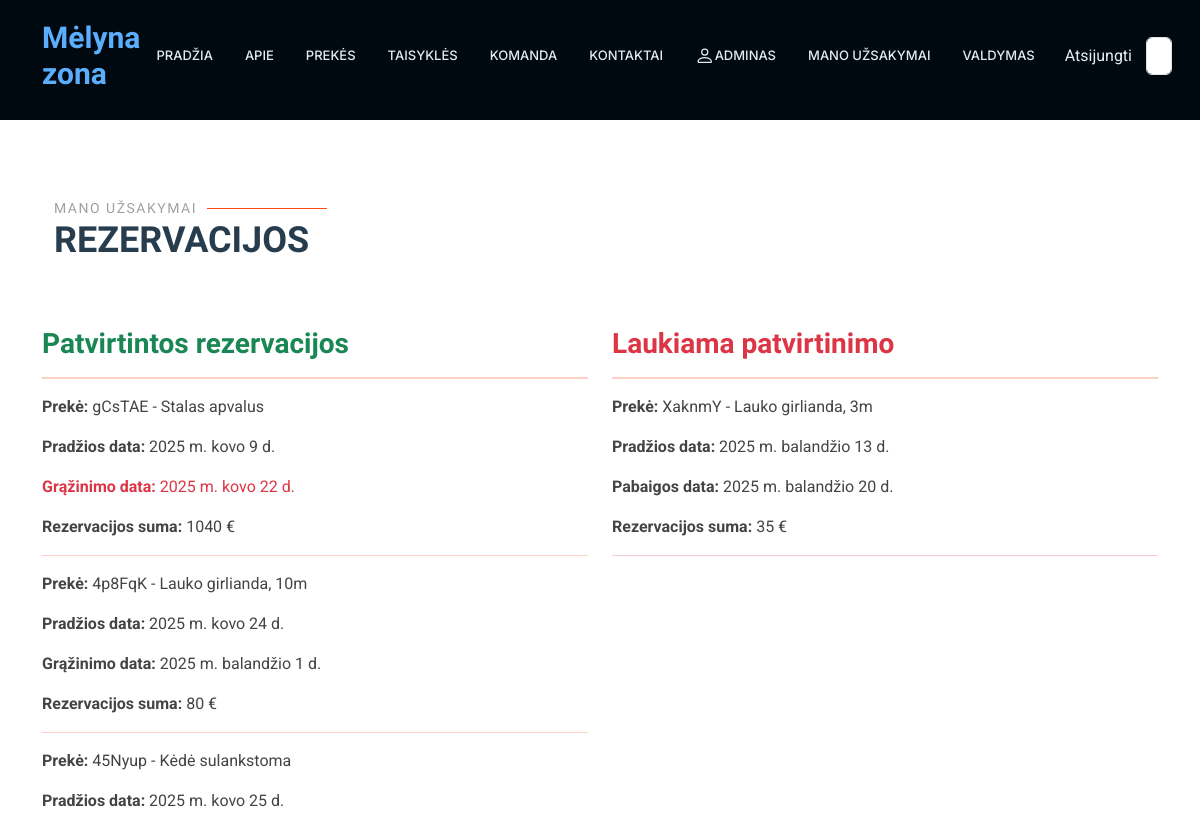
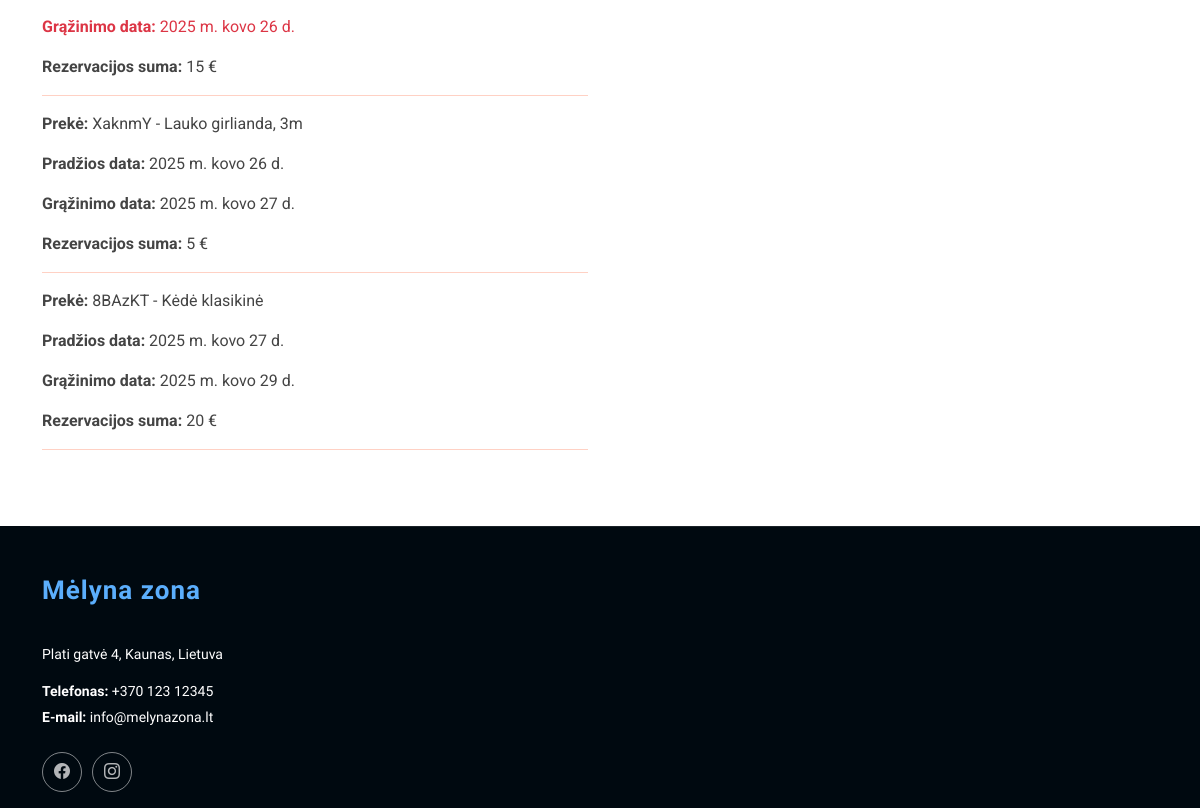
Before: /rent/my-reservations/ (signed in) with the older database file (2 pictures, top to bottom).
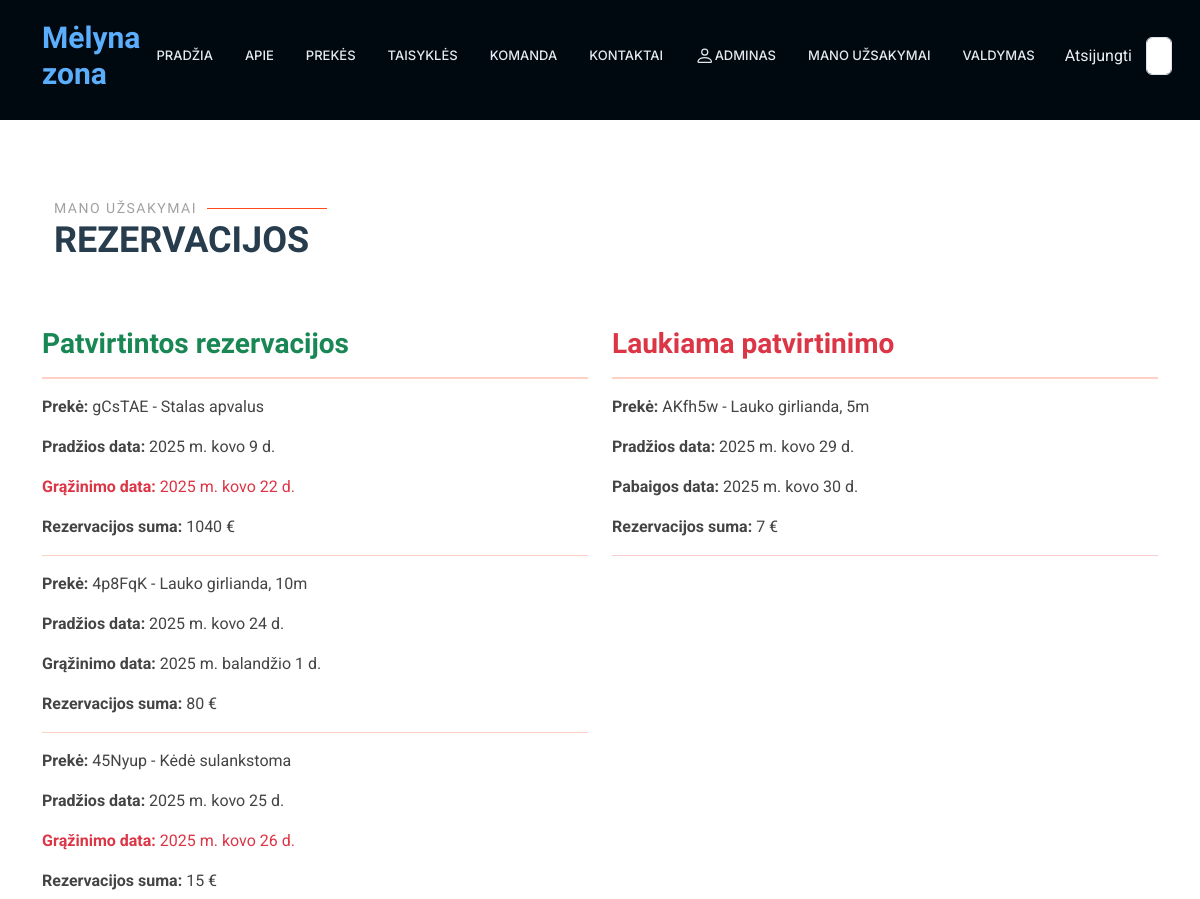
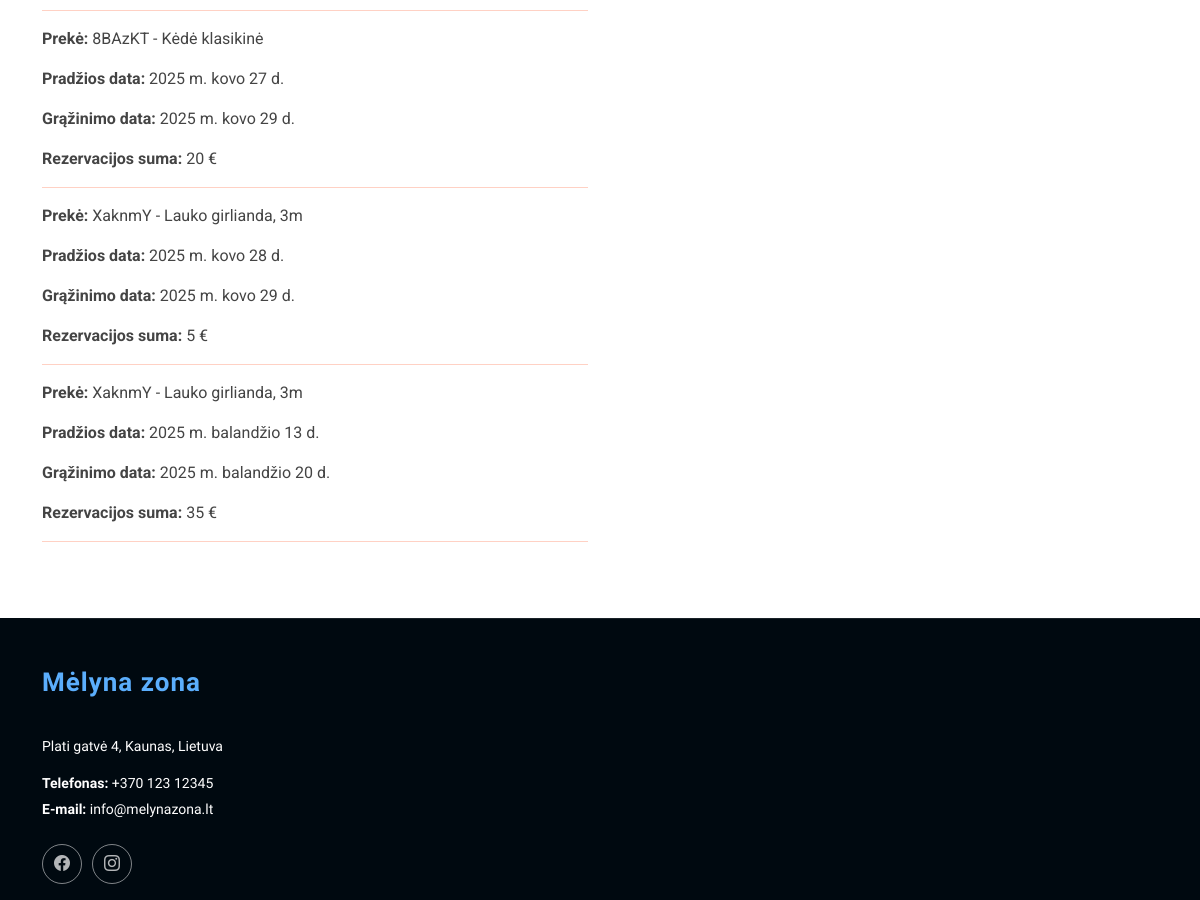
After: the same page with the newer database file (2 pictures, top to bottom).
### rent/models.py (models this page shows, shortened)
class Reservation(models.Model):
    status = models.ForeignKey(Status, on_delete=models.CASCADE, related_name='reservations_status',null=True, blank=True)
    start_date = models.DateField(verbose_name="Nuomos pradžios data", null=True, blank=True)
    end_date = models.DateField(verbose_name="Nuomos pabaigos datas", null=True, blank=True)
    customer = models.ForeignKey(User, on_delete=models.SET_NULL, null=True, blank=True, verbose_name="Klientas")
    is_approved = models.BooleanField(default=False, verbose_name="Ar patvirtinta", null=True, blank=True)
    class Meta:
        verbose_name = "Rezervacija"
        verbose_name_plural = "Rezervacijos"
        ordering = ['start_date']
    def is_overdue(self):
        return self.end_date and date.today() > self.end_date
    def calculate_total_price(self):
        if self.start_date and self.end_date and self.status and self.status.product.price:
            num_days = (self.end_date - self.start_date).days
            return num_days * self.status.product.price
        return 0

class Status(models.Model):
    uuid = ShortUUIDField(help_text='Unikalus ID vienodams produktams')
    product = models.ForeignKey(to="Product", null=True, blank=True, on_delete=models.CASCADE, verbose_name="Produktas", related_name="product_status")
    customer = models.ForeignKey(to=User, null=True, blank=True, on_delete=models.SET_NULL, verbose_name="Klientas")
    reservations = models.ForeignKey(to="Reservation", on_delete=models.SET_NULL, null=True, blank=True, related_name="status_reservations")
    created_at = models.DateTimeField(auto_now_add=True, null=True, blank=True, verbose_name="Sukurta")
    LOAN_STATUS = (
        ('n', 'Laikinai neprieinama'),
        ('i', 'Išnuomota'),
        ('g', 'Prekę turime sandėlyje.'),
        ('r', 'Rezervuota'),
    )
    condition = models.CharField(max_length=1, choices=LOAN_STATUS, blank=True, default="a", verbose_name="Būsena")
    class Meta:
        ordering = ['due_date']
        verbose_name = "Produkto būsena"
        verbose_name_plural = "Produktų būsenos"
        ordering = ['-pk']

class Product(models.Model):
    name = models.CharField(verbose_name="Pavadinimas", max_length=100)
    price = models.IntegerField(verbose_name="Kaina", null=True, blank=True, help_text="Paros nuomos kaina")
    description = HTMLField(verbose_name="Aprašymas", max_length=1000, help_text='Trumpas produkto aprašymas', null=True, blank=True, default="")
    inv_no = models.CharField(verbose_name="Invenorizacijos numeris", max_length=100, null=True, blank=True, unique=True,
                              help_text="Veskite invenorizacijos numerį")
    quantity = models.IntegerField(verbose_name="Kiekis", null=True, blank=True, help_text="Kiekis")
    group = models. ForeignKey(to="Group", on_delete=models.SET_NULL, null=True, blank=True, verbose_name="Produktų grupės", help_text="Parinkite kokia grupei priklauso produktas")
    cover = models.ImageField(verbose_name="Paveikslėlis", upload_to='covers', null=True, blank=True)
    class Meta:
        verbose_name = "Prouktas"
        verbose_name_plural = "Produktai"
        ordering = ['inv_no']

### rent/views.py (the view)
# urls.py: path('my-reservations/', views.ReservationListView.as_view(), name='my_reservations'),
class ReservationListView(LoginRequiredMixin, generic.ListView):
    model = Reservation
    template_name = "my_reservations.html"
    context_object_name = "reservations"
    def get_context_data(self, **kwargs):
        context = super().get_context_data(**kwargs)
        context['approved_reservations'] = Reservation.objects.filter(
            customer=self.request.user, is_approved=True
        ).order_by('start_date')
        context['pending_reservations'] = Reservation.objects.filter(
            customer=self.request.user, is_approved=False
        ).order_by('start_date')
        return context

### rent/templates/my_reservations.html (shortened to what this page needs)
{% extends "base2.html" %}
{% load i18n %}
{% load static %}
{% block "content" %}
<section id="my_products" class="services section">
    <div class="container" data-aos="fade-up" data-aos-delay="100">
        <div class="container section-title" data-aos="fade-up">
            <h2>Mano užsakymai</h2>
            <p>Rezervacijos</p>
        </div>
        <div class="row">
            <div class="col-md-6">
                <h3 class="text-success"><strong>Patvirtintos rezervacijos</strong></h3>
                <hr style="border: none; height: 2px; background-color: #ff4a17" />
                {% for reservation in approved_reservations %}
                <div class="reservation-card">
                    <p><strong>Prekė:</strong> {{ reservation.status.uuid|slice:":6" }} - {{ reservation.status.product.name }}</p>
                    <p><strong>Pradžios data:</strong> {{ reservation.start_date }}</p>
                    <p class="{% if reservation.is_overdue %}text-danger{% endif %}">
                        <strong>Grąžinimo data:</strong> {{ reservation.end_date }}
                    </p>
                          <p><strong>Rezervacijos suma:</strong> {{ reservation.calculate_total_price }} €</p>
                </div>
                <hr style="border: none; height: 1px; background-color: #ff4a17" />
                {% empty %}
                <p class="text-muted">Jūs neturite patvirtintų rezervacijų</p>
                {% endfor %}
            </div>
            <div class="col-md-6">
                <h3 class="text-danger"><strong>Laukiama patvirtinimo</strong></h3>
                <hr style="border: none; height: 2px; background-color: #ff4a17" />
                {% for reservation in pending_reservations %}
                <div class="reservation-card">
                    <p><strong>Prekė:</strong> {{ reservation.status.uuid|slice:":6" }} - {{ reservation.status.product.name }}</p>
                    <p><strong>Pradžios data:</strong> {{ reservation.start_date }}</p>
                    <p><strong>Pabaigos data:</strong> {{ reservation.end_date }}</p>
                     <p><strong>Rezervacijos suma:</strong> {{ reservation.calculate_total_price }} €</p>
                </div>
                <hr style="border: none; height: 1px; background-color: #dc3545;" />
                {% empty %}
                <p class="text-muted">Jūs neturite laukiančių rezervacijų</p>
                {% endfor %}
            </div>
        </div>
    </div>
</section>
{% endblock %}

### rent/templates/base2.html (shortened to what this page needs)
<!DOCTYPE html>
<html lang="en">
<head>
    {% load static %}
    <link href="{% static 'vendor/bootstrap/css/bootstrap.min.css' %}" rel="stylesheet">
    <link href="{% static 'vendor/bootstrap-icons/bootstrap-icons.css' %}" rel="stylesheet">
    <link href="{% static 'vendor/aos/aos.css' %}" rel="stylesheet">
    <link href="{% static 'vendor/glightbox/css/glightbox.min.css' %}" rel="stylesheet">
    <link href="{% static 'vendor/swiper/swiper-bundle.min.css' %}" rel="stylesheet">
    <link href="{% static 'css/main.css' %}" rel="stylesheet">
</head>
<body class="index-page">
<header id="header" class="header d-flex align-items-center fixed-top">
    <div class="container-fluid container-xl position-relative d-flex align-items-center">
        <a href="{% url 'index' %}#hero" class="logo d-flex align-items-center me-auto">
            <h1 class="sitename" style="color: #5baefc">Mėlyna zona</h1>
        </a>
        <nav id="navmenu" class="navmenu">
            <ul>
                <li><a href="{% url 'index' %}#hero">Pradžia</a></li>
                <li><a href="{% url 'index' %}#about">Apie</a></li>
                <li><a href="{% url 'products'%}">Prekės</a></li>
                <li><a href="{% url 'index' %}#features">Taisyklės</a></li>
                <li><a href="{% url 'index' %}#team">Komanda</a></li>
                <li><a href="{% url 'index' %}#contact">Kontaktai</a></li>
                {% if user.is_authenticated %}
                <li class="nav-item"><a class="nav-link" href="{% url 'profile' %}">
                    {{ user.get_username }}</a></li>
                <li><a href="{% url 'my_reservations' %}">Mano užsakymai</a></li>
                {% if user.profile.is_employee %}
                <li>
                    <a href="{% url 'statuses' %}"
                       style="{% for status in statuses %}{% for reservation in status.reservations_status.all %}{% if not reservation.is_approved %}color: red;{% endif %}{% endfor %}{% endfor %}">
                        Valdymas
                    </a>
                </li>
                {% endif %}
                <li class="nav-link">
                    <form method="post" action="{% url 'logout' %}">
                        <button class="nav-link active" type="submit">Atsijungti</button>
                    </form>
                </li>
                {% else %}
                <li class="nav-item"><a class="nav-link" href="{% url 'register'%}">Registruotis</a></li>
                <li class="nav-item"><a class="nav-link" href="{% url 'login'%}">Prisijungti</a></li>
                {% endif %}
                <form class="d-flex" action="{% url 'search' %}" method="get">
                    <input class="form-control me-2" type="text" name="query" placeholder="Paieška">
                </form>
            </ul>
        </nav>
    </div>
</header>
<main class="main">
    <section id="hero2" class="hero2 section dark-background">
    </section>
    <main class="main">
        {% block "content" %}{% endblock %}
    </main>
    <footer id="footer" class="footer dark-background">
        <div class="container footer-top">
            <div class="row gy-4">
                <div class="col-lg-4 col-md-6 footer-about">
                    <a href="{% url 'index' %}#hero" class="logo d-flex align-items-center">
                        <span class="sitename" style="color: #5baefc">Mėlyna zona</span>
                    </a>
                    <div class="footer-contact pt-3">
                        <p>Plati gatvė 4, Kaunas, Lietuva</p>
                        <p class="mt-3"><strong>Telefonas:</strong> <span>+370 123 12345</span></p>
                        <p><strong>E-mail:</strong> <span>info@melynazona.lt</span></p>
                    </div>
                    <div class="social-links d-flex mt-4">
                        <a href=""><i class="bi bi-facebook"></i></a>
                        <a href=""><i class="bi bi-instagram"></i></a>
                    </div>
                </div>
            </div>
        </div>
    </footer>
</body>
</html>

Changed rows visible on the page:
removed Reservation: status.uuid "XaknmY", status.product.name "Lauko girlianda, 3m", start_date "2025 m. kovo 26 d.", end_date "2025 m. kovo 27 d.", calculate_total_price "5", shown under "Patvirtintos rezervacijos"
added Reservation: status.uuid "XaknmY", status.product.name "Lauko girlianda, 3m", start_date "2025 m. kovo 28 d.", end_date "2025 m. kovo 29 d.", calculate_total_price "5", shown under "Patvirtintos rezervacijos"
changed Reservation "2025 m. balandžio 13 d.": moves from the list under "Laukiama patvirtinimo" to the list under "Patvirtintos rezervacijos"
added Reservation: status.uuid "AKfh5w", status.product.name "Lauko girlianda, 5m", start_date "2025 m. kovo 29 d.", end_date "2025 m. kovo 30 d.", calculate_total_price "7", shown under "Laukiama patvirtinimo"
